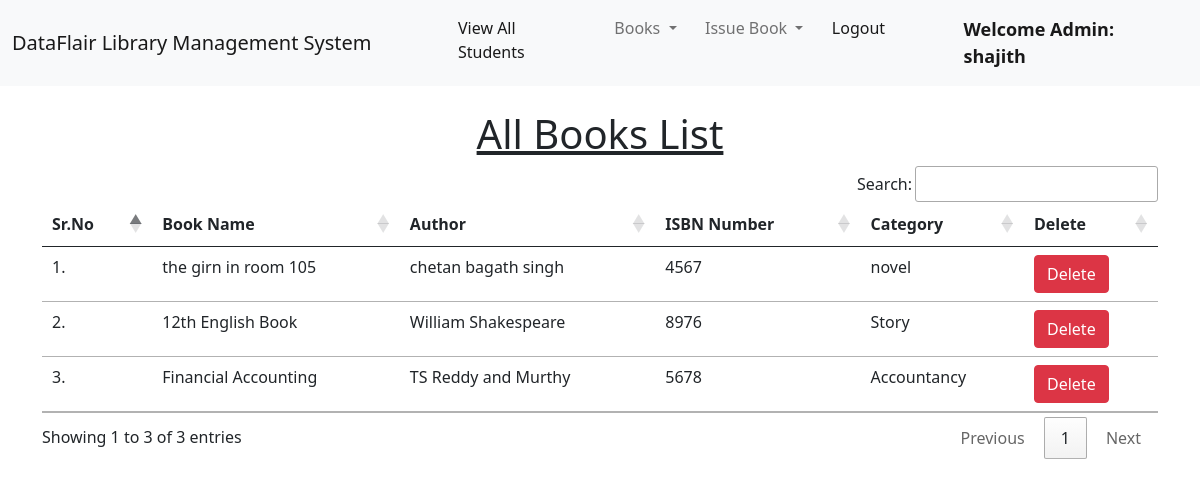
Screenshot of /view_books/ (signed in) with the database file from the repository.
### library/models.py (models this page shows, shortened)
class Book(models.Model):
    name = models.CharField(max_length=200)
    author = models.CharField(max_length=200)
    isbn = models.PositiveIntegerField()
    category = models.CharField(max_length=50)

### library/views.py (the view)
# urls.py: path("view_books/", views.view_books, name="view_books"),
@login_required(login_url = '/admin_login')
def view_books(request):
    books = Book.objects.all()
    return render(request, "view_books.html", {'books':books})

### library/templates/view_books.html (shortened to what this page needs)
{% extends 'admin_navbar.html' %}
{% load static %}
{% block body %}
<div class="container mt-4">
    <h1 class="text-center"><u>All Books List</u></h1>
    <table class="table table-hover" id="example">
        <thead>
            <tr>
                <th>Sr.No</th>
                <th>Book Name</th>
                <th>Author</th>
                <th>ISBN Number</th>
                <th>Category</th>
                <th>Delete</th>
            </tr>
        </thead>
        <tbody>
            {% for book in books %}
            <tr>
                <td>{{forloop.counter}}.</td>
                <td>{{book.name}}</td>
                <td>{{book.author}}</td>
                <td>{{book.isbn}}</td>
                <td>{{book.category}}</td>
                <td><a href="/delete_book/{{book.id}}/" class="btn btn-danger" onclick="return confirm('Are you sure you want to delete this book?')">Delete</a></td>
            </tr>
            {% endfor %}
        </tbody>
    </table>
    </div>
{% endblock %}

### library/templates/admin_navbar.html (shortened to what this page needs)
<!doctype html>
<html lang="en">
  <head>
    <link href="https://cdn.jsdelivr.net/npm/bootstrap@5.1.0/dist/css/bootstrap.min.css" rel="stylesheet">
    <link rel="stylesheet" href="https://cdn.datatables.net/1.10.25/css/jquery.dataTables.min.css">
    <link rel="stylesheet" href="https://cdn.datatables.net/buttons/1.7.1/css/buttons.dataTables.min.css">
  </head>
  <body>
    <nav class="navbar navbar-expand-lg navbar-light bg-light">
        <div class="container-fluid">
          <a class="navbar-brand" href="#">DataFlair Library Management System</a>
          <div class="collapse navbar-collapse" id="navbarSupportedContent">
            <ul class="navbar-nav me-auto mb-2 mb-lg-0">
              <li class="nav-item">
                <a class="nav-link active" aria-current="page" href="/view_students/">View All Students</a>
              </li>
              <li class="nav-item dropdown">
                <a class="nav-link dropdown-toggle" href="#" id="navbarDropdown" role="button" data-bs-toggle="dropdown" aria-expanded="false">
                  Books
                </a>
              </li>
              <li class="nav-item dropdown">
                <a class="nav-link dropdown-toggle" href="#" id="navbarDropdown" role="button" data-bs-toggle="dropdown" aria-expanded="false">
                  Issue Book
                </a>
              </li>
              <li class="nav-item">
                <a class="nav-link active" aria-current="page" href="/logout/">Logout</a>
              </li>
              <li class="nav-item">
                <a style="font-weight:600; font-family:'Segoe UI', Tahoma, Geneva, Verdana, sans-serif; font-size: large;" class="nav-link active" href="#">Welcome Admin: {{request.user}}</a>
              </li>
            </ul>
          </div>
        </div>
      </nav>
      {% block body %}
      {% endblock %}
  </body>
</html>

### rows the page displays
Book: name "the girn in room 105", author "chetan bagath singh", isbn "4567", category "novel"
Book: name "12th English Book", author "William Shakespeare", isbn "8976", category "Story"
Book: name "Financial Accounting", author "TS Reddy and Murthy", isbn "5678", category "Accountancy"

### other values shown
{{ request.user }} "shajith"
